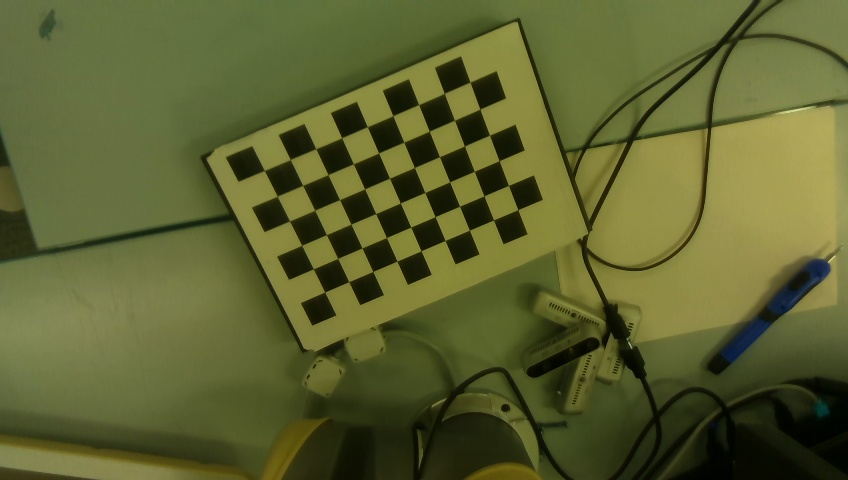
#> input picture realrobot/test.jpg, 848 x 480 px, given as the content of the folder ./state, which was not available
$ python eval_jg_regist.py
#> lines starting #> are read from the running program, lines starting #| are printed output that depends on the picture; pictures that were not available may be replaced by others from this repository, and a replacement may not be noted
### pointcloud/backgroundsubtraction_module.py
import os
import cv2
import numpy as np
from PIL import Image
FILE_PATH = os.path.dirname(os.path.abspath(__file__))

from sklearn.cluster import SpectralClustering

class BackgroundSubtraction():
    def __init__(self, res=96):
        self.pad = 10
        self.res = res
        self.model = cv2.createBackgroundSubtractorMOG2(detectShadows=True)
        # self.fitting_model()

        self.workspace_seg = None
        # self.make_empty_workspace_seg()

    # [11 lines left out: function fitting_model_from_data, not called in this run]

    def load_images(self, data_dir='.'):
        images = []
        states = sorted(os.listdir(os.path.join(data_dir, 'state')))
        for s_img in states:
            s_path = os.path.join(data_dir, 'state', s_img)
            images.append(np.array(Image.open(s_path)))

        goals = sorted(os.listdir(os.path.join(data_dir, 'goal')))
        for g_img in goals:
            g_path = os.path.join(data_dir, 'goal', g_img)
            images.append(np.array(Image.open(g_path)))
        return images

    def fitting_model(self):
        self.model = cv2.createBackgroundSubtractorMOG2(detectShadows=True)
        pad = self.pad
        frames = self.load_images('.')
#> frames = 2 items

# [6 lines of commented-out code are left out]
        for frame in frames:
            self.model.apply(frame)
#> this loop made 2 passes

    # [14 lines left out: function get_points, not called in this run]

    def get_mask(self, image):
        pad = self.pad
        image = np.pad(image[pad:-pad, pad:-pad], [[pad,pad],[pad,pad], [0, 0]], 'edge').astype(np.uint8)
        fmask = self.model.apply(image, 0, 0)
        return fmask

    def get_masks(self, image, n_cluster=3):
        image = np.copy((image*255).astype(np.uint8))
        pad = self.pad
        image = np.pad(image[pad:-pad, pad:-pad], [[pad,pad],[pad,pad], [0, 0]], 'edge').astype(np.uint8)
        if image.shape[1] != self.res:
            image = cv2.resize(image, (self.res, self.res), interpolation=cv2.INTER_AREA)
        fmask = self.model.apply(image, 0, 0)

        my, mx = np.nonzero(fmask)
        points = list(zip(mx, my, np.ones_like(mx) * self.res))
        z = (np.array(points).T / np.linalg.norm(points, axis=1)).T

        im_blur = cv2.blur(image, (5, 5))
        colors = np.array([im_blur[y, x] / (10 * 255) for x, y in zip(mx, my)])
        z_color = np.concatenate([z, colors], 1)
        clusters = SpectralClustering(n_clusters=n_cluster, n_init=10).fit_predict(z_color)

        new_mask = np.zeros([fmask.shape[0], fmask.shape[1], n_cluster])
        for x, y, c in zip(mx, my, clusters):
            new_mask[y, x, c] = 1
        masks = new_mask.transpose([2,0,1]).astype(float)

        # # Opening
        # for i in range(len(masks)):
        #     masks[i] = cv2.morphologyEx(masks[i], cv2.MORPH_OPEN, np.ones((5,5), np.uint8))

        colors = []
        for mask in masks:
            color = image[mask.astype(bool)].mean(0) / 255.
            colors.append(color)

        return masks, np.array(colors), fmask

        # [10 lines of commented-out code are left out]

    def mask_over(self, image, threshold):
        return (image >= threshold).all(-1)

    def mask_under(self, image, threshold):
        return (image <= threshold).all(-1)

    # [10 lines left out: functions get_workspace_seg, make_empty_workspace_seg, not called in this run]

### pointcloud/eval_jg_regist.py
import os
import sys
FILE_PATH = os.path.dirname(os.path.abspath(__file__))
sys.path.append(os.path.join(FILE_PATH, '..'))

import argparse
from matplotlib import pyplot as plt
from backgroundsubtraction_module import *

from functools import partial
from jgcpd import RigidPartRegistration

parser = argparse.ArgumentParser()
parser.add_argument("--res", default=480, type=int)
parser.add_argument("--rgb", action="store_true")
parser.add_argument("--hsv", action="store_true")
args = parser.parse_args()

def visualize3(iteration, error, X, Y, Z, ax1, ax2):
    ax1.cla()
    ax2.cla()
    ax2.set_yticks([])
    TY = Y[np.where(Z)[1], np.where(Z)[0]]
    ax1.set_title('Target: X', loc='center')
    ax2.set_title('Source: T(Y)', loc='center')
    if X.shape[1] > 2:
        ax1.scatter(X[:, 0], -X[:, 1], c=X[:, 2:5], marker=".")
        ax2.scatter(X[:, 0], -X[:, 1], c='red', label='Target', marker=".")
        ax2.scatter(TY[:, 0], -TY[:, 1], c=TY[:, 2:5], marker=".")
    else:
        ax1.scatter(X[:, 0],  -X[:, 1], marker=".") #, label='Target')
        ax2.scatter(X[:, 0],  -X[:, 1], c='red', label='Target', marker=".")
        ax2.scatter(TY[:, 0],  -TY[:, 1], marker=".")#, label='Source')

    xmin = min(TY[:, 0].min(), X[:, 0].min()) - 0.1
    xmax = max(TY[:, 0].max(), X[:, 0].max()) + 0.1
    ymin = -max(TY[:, 1].max(), X[:, 1].max()) - 0.1
    ymax = -min(TY[:, 1].min(), X[:, 1].min()) + 0.1
    ax1.set_xlim(xmin, xmax)
    ax2.set_xlim(xmin, xmax)
    ax1.set_ylim(ymin, ymax)
    ax2.set_ylim(ymin, ymax)

    plt.text(0.82, 0.07, 'Iteration: {:d}\nQ: {:06.4f}'.format(iteration, np.mean(error)),
             horizontalalignment='center', verticalalignment='center', transform=ax2.transAxes,
             fontsize='x-large')
    ax2.legend(loc='upper left', fontsize='x-large')
    #plt.draw()
    #plt.pause(0.001)

res = args.res
RGB = args.rgb
HSV = args.hsv
if HSV:
    RGB = True

for img_idx in range(100):
    regist = 'rigid' # affine / rigid / deformable
    backsub = BackgroundSubtraction(res=res)
    backsub.fitting_model()

    rgb_s = np.array(Image.open('state/%d.png'%img_idx))
#> rgb_s is the input picture: shape (480, 848, 3); mean R, G, B 92.6, 97.4, 48.2
    hsv_s = cv2.cvtColor(cv2.cvtColor(rgb_s, cv2.COLOR_RGB2BGR), cv2.COLOR_BGR2HSV)
#> hsv_s: shape (480, 848, 3); mean H, S, V 34.2, 141.8, 98.5
    m_s = backsub.get_mask(rgb_s)
#> in get_mask, `fmask = self.model.apply(image, 0, 0)`:
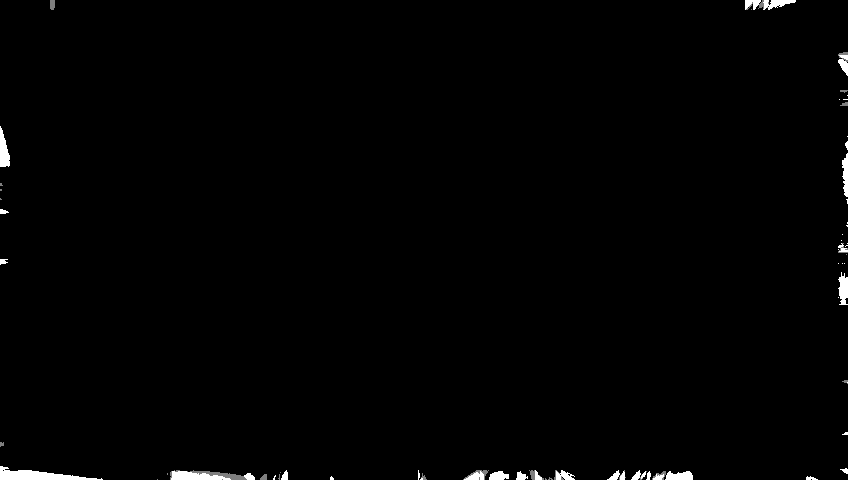
#> fmask: shape (480, 848); min 0, max 255, mean 2.4

    m_s_resized = cv2.resize(m_s, (res, res), interpolation=cv2.INTER_NEAREST)
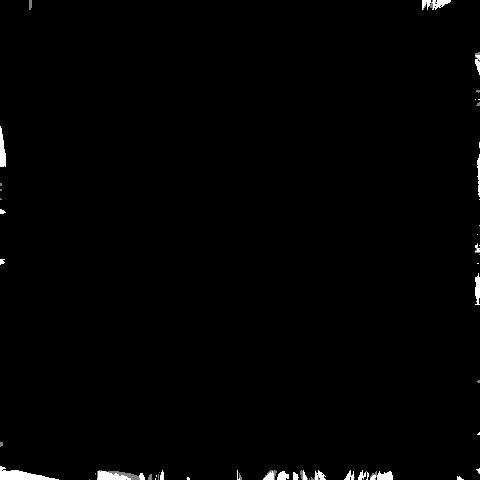
#> m_s_resized: shape (480, 480); min 0, max 255, mean 2.4
    rgb_s_resized = cv2.resize(rgb_s, (res, res), interpolation=cv2.INTER_AREA)
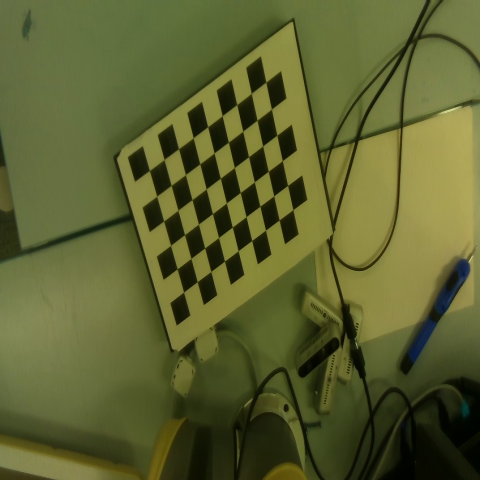
#> rgb_s_resized: shape (480, 480, 3); mean R, G, B 92.6, 97.4, 48.2
    hsv_s_resized = cv2.cvtColor(cv2.cvtColor(rgb_s_resized, cv2.COLOR_RGB2BGR), cv2.COLOR_BGR2HSV)
#> hsv_s_resized: shape (480, 480, 3); mean H, S, V 34.2, 141.3, 98.5

    y, x = np.where(m_s_resized)
#> y = 2346 values from 0 to 479; x = 2346 values, max 479 at index 221, min 0 at index 324, mean 234
    points_s = np.concatenate([np.array([x/res-0.5]).T, np.array([y/res-0.5]).T, rgb_s_resized[y, x]/255., hsv_s_resized[y, x]/255.], 1)

    rgb_g = np.array(Image.open('goal/%d.png'%img_idx))
    m_g, cm_g ,fm_g = backsub.get_masks(rgb_g)
#> in get_masks, `image = np.copy((image*255).astype(np.uint8))`:
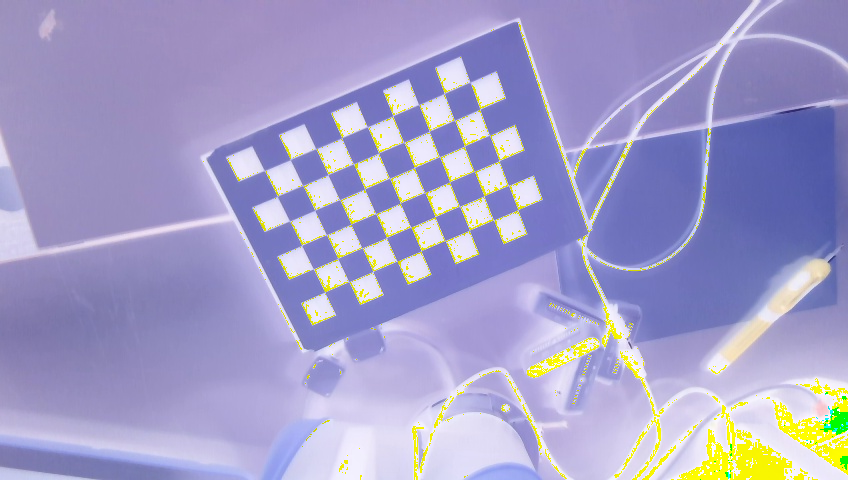
#> image: shape (480, 848, 3); mean of channels 0, 1, 2 163, 158.6, 200; drawn as R, G, B
#> in get_masks, `image = cv2.resize(image, (self.res, self.res), interpolation=cv2.INTE..`:
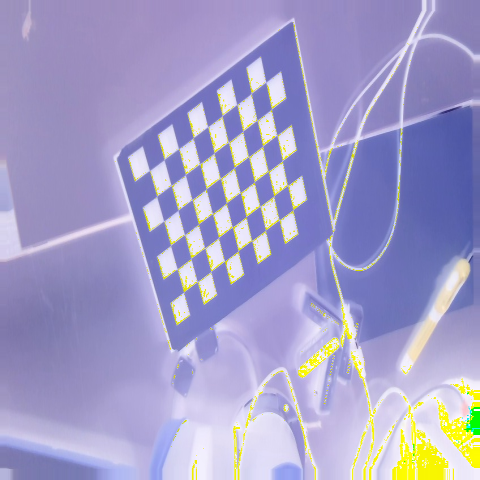
#> image: shape (480, 480, 3); mean of channels 0, 1, 2 163, 158.5, 200; drawn as R, G, B
#> in get_masks, `fmask = self.model.apply(image, 0, 0)`: fmask: shape (480, 480); every value is 127
#> in get_masks, `points = list(zip(mx, my, np.ones_like(mx) * self.res))`: points = 230400 items
#> in get_masks, `im_blur = cv2.blur(image, (5, 5))`:
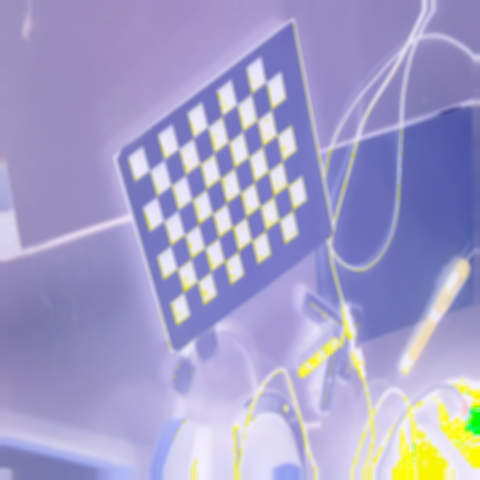
#> im_blur: shape (480, 480, 3); mean of channels 0, 1, 2 163, 158.5, 200; drawn as R, G, B
#> (the run stopped early here; a loop or call above may not have finished)
